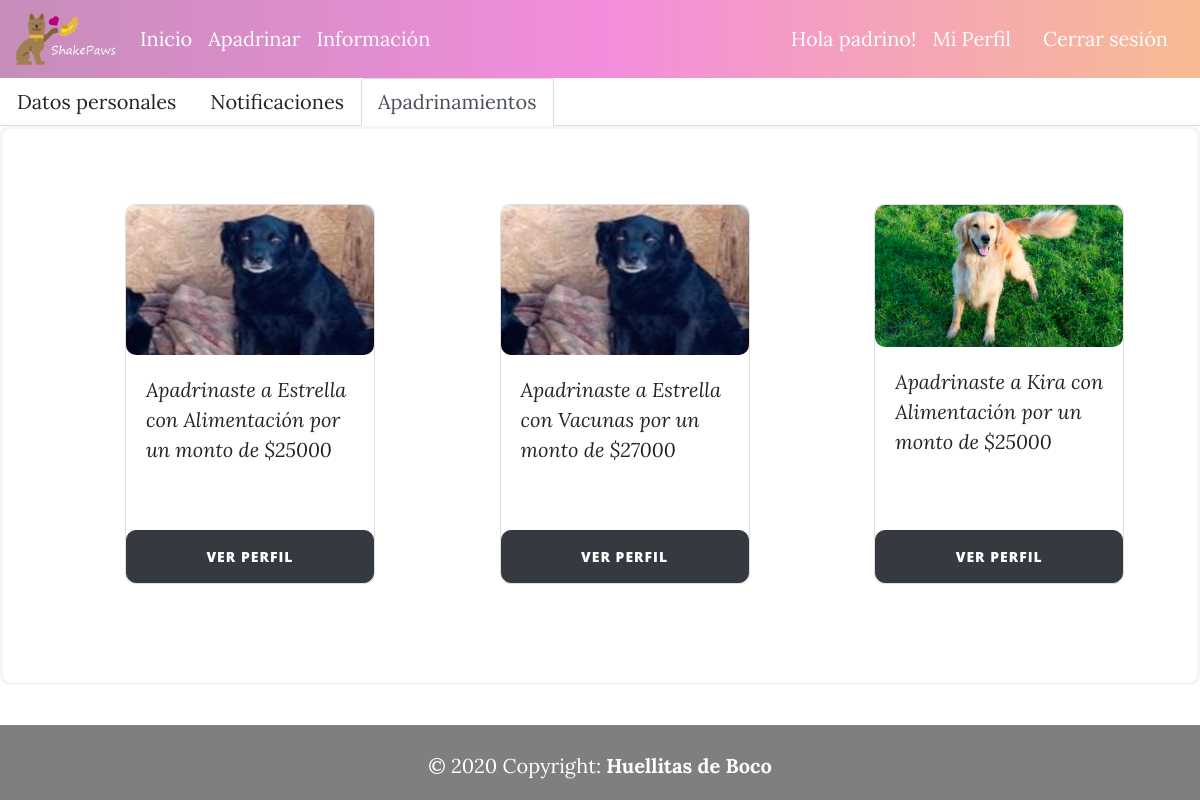
The app's page /accounts/apadrinamientos/ (signed in) with its own data.
### shelter/models.py (models this page shows, shortened)
class Sponsor(models.Model):
    sponsor_id = models.IntegerField(primary_key = True, verbose_name = "Identificación")
    name = models.CharField(max_length = 50, verbose_name = "Nombre")
    description = models.TextField(verbose_name="Descripción")
    cost = models.IntegerField(verbose_name = "Costo")
    class Meta:
        verbose_name = "Apadrinamiento"
        verbose_name_plural = "Apadrinamientos"

class Animal(models.Model):
    animal_id = models.IntegerField(primary_key = True, verbose_name = "N° de Chip")
    name = models.CharField(max_length = 50, verbose_name = "Nombre")
    lifestage = models.CharField(max_length = 50, verbose_name = "Etapa de vida")
    description = models.TextField(verbose_name = "Descripción")
    image = models.ImageField(verbose_name = "Imagen", upload_to = "Animales")
    gender = models.CharField(max_length = 50, verbose_name = "Sexo", blank=True)
    sterilized = models.CharField(max_length = 50, verbose_name = "Esterilizado", blank=True)
    created = models.DateTimeField(auto_now_add = True, verbose_name = "Fecha de creación")
    updated = models.DateTimeField(auto_now = True, verbose_name = "Fecha de modificación")
    sponsors = models.ManyToManyField(Sponsor, through = "Animal_sponsor" , verbose_name = "Apadrinamientos")
    class Meta:
        verbose_name = "Animal"
        verbose_name_plural = "Animales"
        ordering = ["-created"]

### registration/views.py (the view)
# urls.py: path('apadrinamientos/', sponsors, name="apadrinamientos"),
def sponsors(request):
    animal = Animal.objects.all()
    sponsor = Sponsor.objects.all()
    profile_animal = Profile_animal.objects.all()
    return render(request, "registration/sponsors.html", {'animals':animal, 'sponsors':sponsor, 'profile_animals':profile_animal})

### registration/templates/registration/sponsors.html (shortened to what this page needs)
{% extends 'core/base.html' %}
{% block content %}
<ul class="nav nav-tabs">
  <li class="nav-item">
    <a class="nav-link" href="{% url 'perfil' %}">Datos personales</a>
  </li>
  <li class="nav-item">
    <a class="nav-link" href="{% url 'notificaciones' %}">Notificaciones</a>
  </li>
  <li class="nav-item">
    <a class="nav-link active" href="{% url 'apadrinamientos' %}">Apadrinamientos</a>
  </li>
</ul>
<div class="container-fluid" id="form_div">
    <div class ="row justify-content-around">
        {% for profile_animal in profile_animals %}
            {% if profile_animal.profile_id == request.user.profile.id %}
                <div class="col- col-md-3 align-self-start mt-0 mb-5">
                    {% for animal in animals %}
                        {% if profile_animal.animal_id == animal.animal_id %}
                            {% for sponsor in sponsors %}
                                {% if profile_animal.sponsor == sponsor.sponsor_id %}
                                <div class="card dogcard">
                                    <img class="card-img-top" src="/media/{{animal.image}}" alt="Card image">
                                    <div class="card-body">
                                        <td><i>Apadrinaste a {{animal.name}} con {{sponsor.name}} por un monto de ${{sponsor.cost}}</i></td>
                                    </div>
                                    <a href="{% url 'perfil-animal' animal.animal_id  %}" class="btn btn-dark btncard">Ver perfil</a>
                                </div>
                                {% endif %}
                            {% endfor%}
                        {% endif %}
                    {% endfor %}
                </div>
            {% endif %}
        {% endfor %}
    </div>
</div>
{% endblock %}

### core/templates/core/base.html (shortened to what this page needs)
<!DOCTYPE html>
<html lang="en">
<head>
    {% load static %}
    <link href="{% static 'core/vendor/bootstrap/css/bootstrap.min.css' %}" rel="stylesheet">
    <link href="{% static 'core/vendor/font-awesome/css/font-awesome.min.css' %}" rel="stylesheet" type="text/css">
    <link href="{% static 'core/css/clean-blog.min.css' %}" rel="stylesheet">
    <link href="{% static 'core/css/styles.css' %}" rel="stylesheet">
</head>
<body>
  <nav id="menu" class="navbar navbar-expand-lg navbar-dark">
    <a class="navbar-brand" href="{% url 'inicio' %}"><img width="100px" src="{% static 'core/img/logooriginal.png' %}" alt="Shakepaws"></a>
    <div class="collapse navbar-collapse" id="navbarText">
      <ul class="navbar-nav mr-auto">
        <li class="nav-item active">
          <a class="nav-link" href="{% url 'inicio' %}">Inicio</a>
        </li>
        <li class="nav-item active">
          <a class="nav-link" href="{% url 'apadrinar' %}">Apadrinar</a>
        </li>
        <li class="nav-item active">
          <a class="nav-link" href="{% url 'informacion' %}">Información</a>
        </li>
      </ul>
      {% if not request.user.is_authenticated %}
        <a style="color: white;" class="nav-link" href="{% url 'login' %}">Iniciar sesión</a>
        <a style="color: white;" class="nav-link" href="{% url 'signup' %}">Registrar</a>
      {% else %}
          <p style="color: white;">Hola {{request.user.username}}!</p>
        {% if request.user.is_staff %}
            <a style="color: white;" class="nav-link" href="/admin">Admin</a>
            <a style="color: white;" class="nav-link" href="{% url 'perfil' %}">Mi Perfil</a>
        {% else %}
            <a style="color: white;" class="nav-link" href="{% url 'perfil' %}">Mi Perfil</a>
        {% endif %}
            <a style="color: white;" class="nav-link" href="{% url 'logout' %}">Cerrar sesión</a>
      {% endif %}
    </div>
  </nav>
    {% block content %}{% endblock %}
<footer class="footer">
  <div class="footer-copyright text-center py-3">© 2020 Copyright:
    <b><a id='link_huellitas' href="https://onghuellitasdeboco.cl/"> Huellitas de Boco</a></b>
  </div>
</footer>
</body>
</html>

### core/static/core/css/styles.css (style rules this page uses)
html { min-height: 100%; position: relative; }
.dogcard { border-radius: 10px; width: 70%; margin-left: 10%; margin-top: 10%; background-color: rgba(255, 255, 255, 0.5); }
.card { height: 380px; width: 250px; }
.card-img-top { border-radius: 10px; height: 150px; }
.card-body { height: 50%; }
.btncard { border-radius: 10px; width:100%; margin-top: 1%; }
#menu { background: linear-gradient(0.25turn, rgb(141,29,117,0.5), rgb(231,28,187,0.5), rgb(240, 120, 40, 0.5)); }
body { background-image: url('https://i.pinimg.com/originals/b2/bf/34/b2bf34ce0bca37c4ef44bfbaa89c848b.jpg'); background-repeat: no-repeat; background-attachment: fixed; background-size: cover; margin: 0; margin-bottom: 40px; }
footer { background-color: rgb(0,0,0,0.5); position: absolute; bottom: 0; width: 100%; height: 40px; color: white; }
#link_huellitas { color: white; }
#form_div { border-radius: 10px; border-color: whitesmoke; border-style: solid; padding: 50px; background-color: rgb(255,255,255,0.5) }

### records on screen
Animal: name "Estrella"
Sponsor: image (picture), name "Alimentación", cost "25000"
Sponsor: image (picture), name "Vacunas", cost "27000"
Animal: name "Kira"

### other values on screen
{{ request.user.username }} "padrino"
